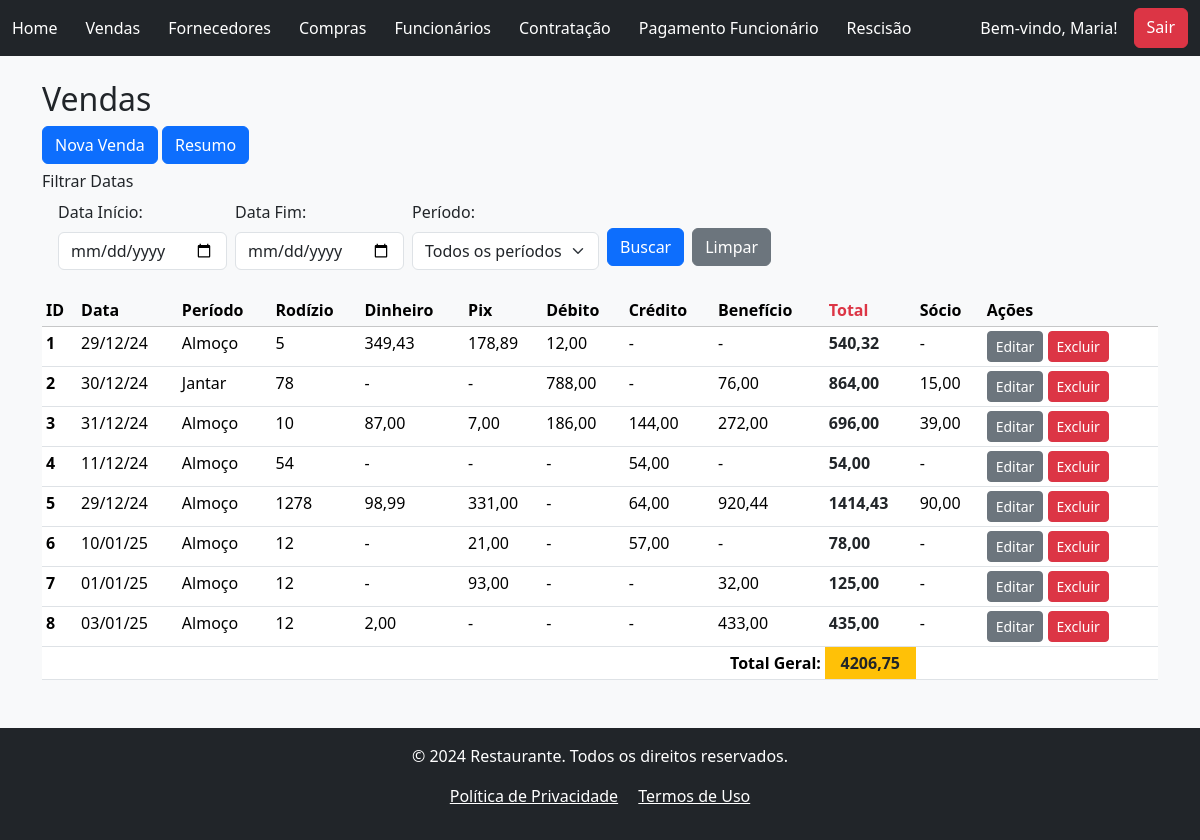
/sales/ (signed in), run on an earlier commit of the app's database.
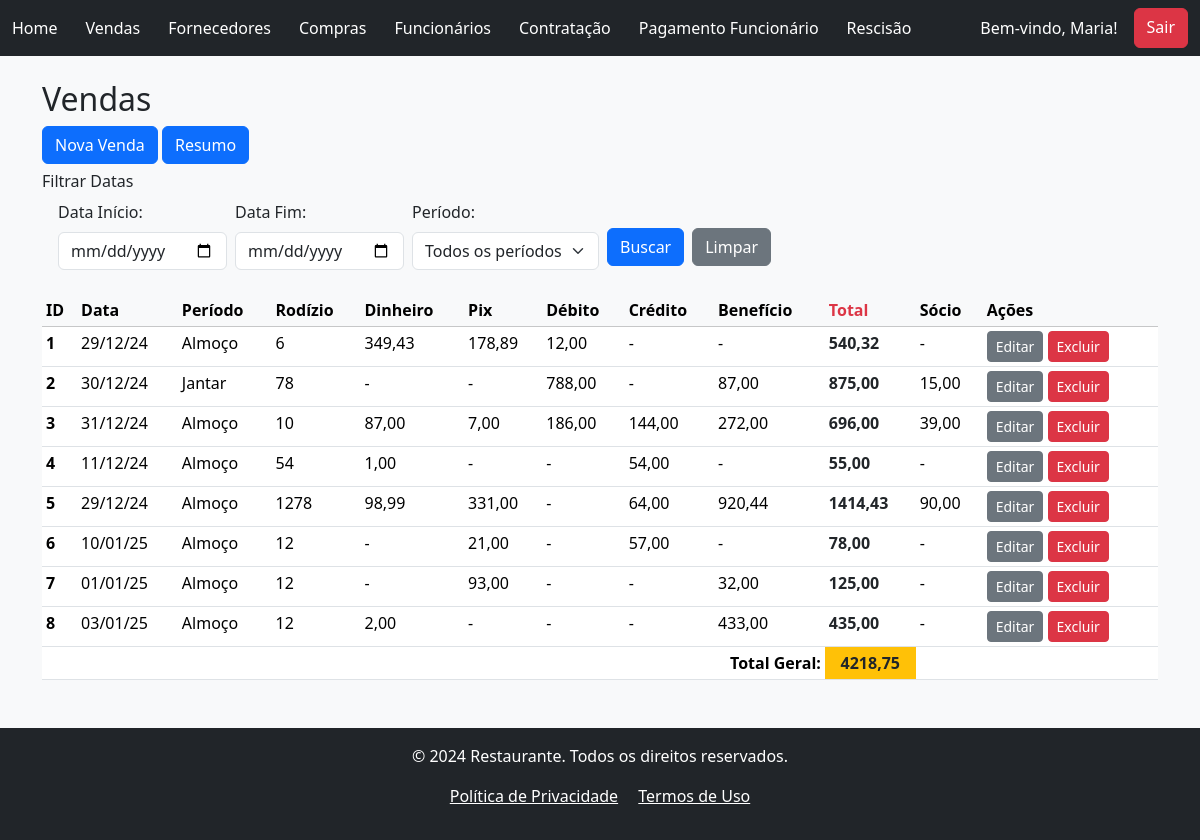
And on a later commit of the database.
### vendas/models.py (models this page shows, shortened)
class Vendas(models.Model):
    PERIODO_CHOICES = [
        ('Almoço', 'Almoço'),
        ('Jantar', 'Jantar'),
        ]
    created_at = models.DateTimeField(auto_now_add=True)
    data_venda = models.DateField(verbose_name="Data da Venda", null=False, blank=False)
    periodo = models.CharField(verbose_name="Período", max_length=6, choices=PERIODO_CHOICES, blank=False)
    rodizio = models.IntegerField(verbose_name="Qtd Rodízio", null=False, blank=False)
    dinheiro = models.DecimalField(verbose_name="Dinheiro", max_digits=8, decimal_places=2, null=True, blank=True)
    pix = models.DecimalField(verbose_name="Pix", max_digits=8, decimal_places=2, null=True, blank=True)
    debito_mastercard = models.DecimalField(verbose_name="Debito MasterCard", max_digits=8, decimal_places=2, null=True, blank=True)
    debito_visa = models.DecimalField(verbose_name="Debito Visa", max_digits=8, decimal_places=2, null=True, blank=True)
    debito_elo = models.DecimalField(verbose_name="Debito Elo", max_digits=8, decimal_places=2, null=True, blank=True)
    credito_mastercard = models.DecimalField(verbose_name="Credito MasterCard", max_digits=8, decimal_places=2, null=True, blank=True)
    credito_visa = models.DecimalField(verbose_name="Credito Visa", max_digits=8, decimal_places=2, null=True, blank=True)
    credito_elo = models.DecimalField(verbose_name="Credito Elo", max_digits=8, decimal_places=2, null=True, blank=True)
    alelo = models.DecimalField(verbose_name="Alelo", max_digits=8, decimal_places=2, null=True, blank=True)
    american_express = models.DecimalField(verbose_name="Amex", max_digits=8, decimal_places=2, null=True, blank=True)
    hiper = models.DecimalField(verbose_name="HiperCard", max_digits=8, decimal_places=2, null=True, blank=True)
    sodexo = models.DecimalField(verbose_name="Sodexo", max_digits=8, decimal_places=2, null=True, blank=True)
    ticket_rest = models.DecimalField(verbose_name="Ticket Refeição", max_digits=8, decimal_places=2, null=True, blank=True)
    vale_refeicao = models.DecimalField(verbose_name="Vale Refeição", max_digits=8, decimal_places=2, null=True, blank=True)
    dinersclub = models.DecimalField(verbose_name="DinersClub", max_digits=8, decimal_places=2, null=True, blank=True)
    socio = models.DecimalField(verbose_name="Sócio", max_digits=8, decimal_places=2, null=True, blank=True)
    dt_atualizado = models.DateTimeField(auto_now=True, null=False, blank=False)
    author = models.ForeignKey(User, on_delete=models.PROTECT, blank=False)
    def calcular_debito(self):
        return (self.debito_mastercard or 0) + (self.debito_visa or 0) + (self.debito_elo or 0)
    def calcular_credito(self):
        return (self.credito_mastercard or 0) + (self.credito_visa or 0) + (self.credito_elo or 0)
    def calcular_beneficio(self):
        return (
            (self.alelo or 0) +
            (self.american_express or 0) +
            (self.hiper or 0) +
            (self.sodexo or 0) +
            (self.ticket_rest or 0) +
            (self.vale_refeicao or 0) +
            (self.dinersclub or 0)
        )
    def calcular_total(self):
        return (
            (self.dinheiro or 0) +
            (self.pix or 0) +
            self.calcular_debito() +
            self.calcular_credito() +
            self.calcular_beneficio()
        )

### vendas/views.py (the view, shortened to what this page needs)
# urls.py: path('sales/', VendasListView.as_view(), name="venda_list"),
class VendasListView(LoginRequiredMixin, PermissionRequiredMixin, ListView):
    model = Vendas
    template_name = 'vendas_list.html'  # Garante que o template correto será usado
    permission_required = 'vendas.view_vendas'  # Permissão para visualizar objetos'
    def get_queryset(self):
        queryset = Vendas.objects.all()
        data_inicio = self.request.GET.get('data_inicio')
        data_fim = self.request.GET.get('data_fim')
        periodo = self.request.GET.get('periodo')
        if data_inicio:
            queryset = queryset.filter(data_venda__gte=data_inicio)
        if data_fim:
            queryset = queryset.filter(data_venda__lte=data_fim)
        if periodo:
            queryset = queryset.filter(periodo=periodo)
        return queryset
    def get_context_data(self, **kwargs):
        context = super().get_context_data(**kwargs)
        total_geral = 0  # Inicializa antes de usar
        vendas = context['object_list']
        for venda in vendas:
            venda.debito = venda.calcular_debito()
            venda.credito = venda.calcular_credito()
            venda.beneficio = venda.calcular_beneficio()
            venda.total = venda.calcular_total()
            total_geral += venda.total
        context['vendas_total'] = total_geral
        return context

### vendas/templates/vendas/vendas_list.html (shortened to what this page needs)
{% extends 'global/base.html' %}
{% block content %}
    <h2>Vendas</h2>
    <a href="{% url 'create_vendas' %}" class="btn btn-primary mb-2">Nova Venda</a>
    <a href="{% url 'resume_vendas' %}" class="btn btn-primary mb-2">Resumo</a>
    <h6>Filtrar Datas</h6>
    <div class="container ms-1">
        <form action="" method="GET" class="d-flex align-items-center">
            <div class="mb-2">
                <label for="data_inicio" class="form-label">Data Início:</label>
                <input type="date" class="form-control" id="data_inicio" name="data_inicio">
            </div>
            <div class="mb-2 ms-2">
                <label for="data_fim" class="form-label">Data Fim:</label>
                <input type="date" class="form-control" id="data_fim" name="data_fim">
            </div>
            <div class="mb-2 ms-2">
                <label for="periodo" class="form-label">Período:</label>
                <select class="form-select" id="periodo" name="periodo">
                    <option value="" {% if not request.GET.periodo %}selected{% endif %}>Todos os períodos</option>
                </select>
            </div>
            <div class="mb-2 ms-2 mt-4">
                <button type="submit" class="btn btn-primary" name="buscar_vendas">Buscar</button>
            </div>
            <div class="mb-2 ms-2 mt-4">
                <a href="{% url 'venda_list' %}" class="btn btn-secondary">Limpar</a>
            </div>
        </form>
    </div>
    {% if vendas_list %}
        <table class="table table-sm mt-3">
            <thead class="table-light">
            <tr>
                <th scope="col">ID</th>
                <th scope="col">Data</th>
                <th scope="col">Período</th>
                <th scope="col">Rodízio</th>
                <th scope="col">Dinheiro</th>
                <th scope="col">Pix</th>
                <th scope="col">Débito</th>
                <th scope="col">Crédito</th>
                <th scope="col">Benefício</th>
                <th scope="col" class="text-danger fw-bold">Total</th>
                <th scope="col">Sócio</th>
                <th scope="col">Ações</th>
            </tr>
            </thead>
            <tbody>
                {% for venda in vendas_list %}
                    <tr>
                        <th scope="row" >{{ venda.pk }}</th>
                        <td>{{ venda.data_venda|date:"d/m/y"}}</td>
                        <td>{{ venda.periodo}}</td>
                        <td>{{ venda.rodizio}}</td>
                        <td>{{ venda.dinheiro| default:"-"}}</td>
                        <td>{{ venda.pix| default:"-" }}</td>
                        <td>{{ venda.debito| default:"-" }}</td>
                        <td>{{ venda.credito| default:"-" }}</td>
                        <td>{{ venda.beneficio| default:"-" }}</td>
                        <td class="text-dark fw-bold">{{ venda.total}}</td>
                        <td>{{ venda.socio| default:"-" }}</td>
                        <td>
                            <a href="{% url 'update_vendas' pk=venda.pk %}" class="btn btn-secondary btn-sm" >Editar</a>
                            <a href="{% url 'delete_vendas' pk=venda.pk %}" class="btn btn-danger btn-sm">Excluir</a>
                        </td>
                    </tr>
                {% endfor %}
            </tbody>
            <tfoot>
                <tr>
                    <td colspan="9" class="text-end fw-bold">Total Geral:</td>
                    <td class="bg-warning text-dark fw-bold text-center">
                        {{ vendas_total }}
                    </td>
                    <td colspan="2"></td>
                </tr>
            </tfoot>
        </table>
    {% else %}
        <p>Não há registros</p>
    {% endif %}
{% endblock content %}

What changed in the data, as far as the page shows it:
changed Vendas id 1: rodizio "5" → "6"
changed Vendas "Jantar": beneficio "76,00" → "87,00"; total "864,00" → "875,00"
changed Vendas id 4: dinheiro "-" → "1,00"; total "54,00" → "55,00"
Also different on the page:
{{ vendas_total }}: "4206,75" → "4218,75"
